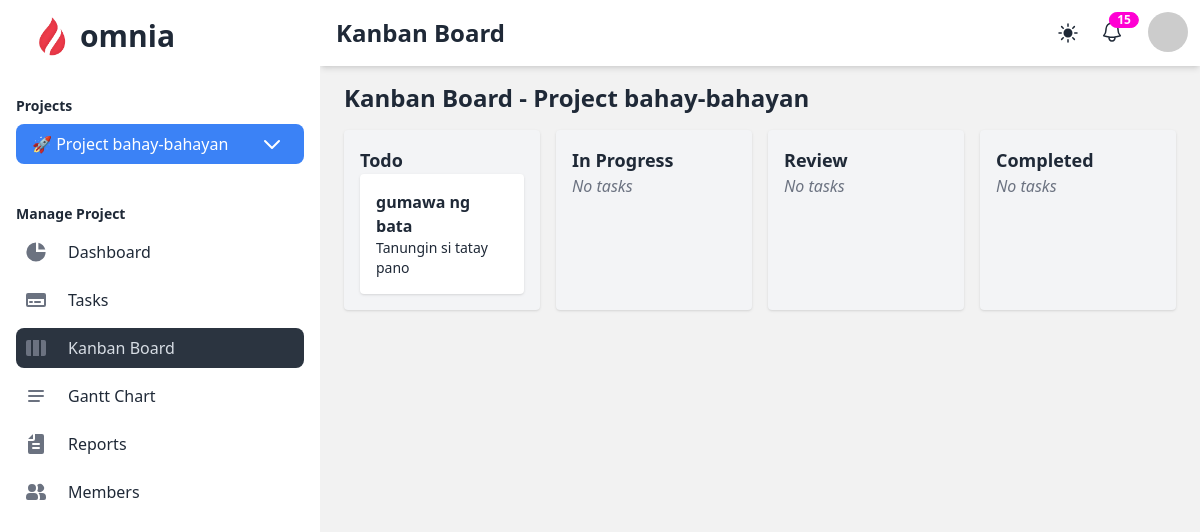
Before: /projects/kanban/ (signed in) with the older database file.
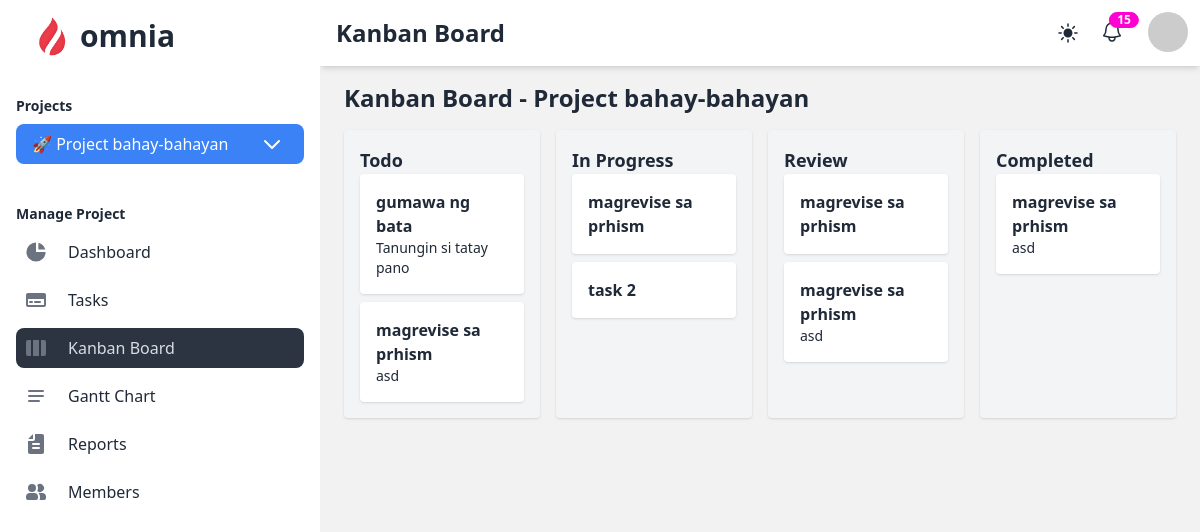
After: the same page with the newer database file.
### projects/models.py (models this page shows, shortened)
class Task(models.Model):
    STATUS_CHOICES = [
        ('todo', 'Todo'),
        ('in_progress', 'In Progress'),
        ('review', 'Review'),
        ('completed', 'Completed'),
    ]
    PRIORITY_CHOICES = [
        ('high', 'High'),
        ('medium', 'Medium'),
        ('low', 'Low'),
    ]
    name = models.CharField(max_length=255)
    description = models.TextField(blank=True, null=True)
    status = models.CharField(max_length=20, choices=STATUS_CHOICES, default='todo')
    priority = models.CharField(max_length=10, choices=PRIORITY_CHOICES, default='medium')
    start_date = models.DateField()
    end_date = models.DateField()
    created_at = models.DateTimeField(auto_now_add=True)
    project = models.ForeignKey('projects.Project', on_delete=models.CASCADE, related_name='tasks')
    assigned_members = models.ManyToManyField(settings.AUTH_USER_MODEL, related_name='tasks')

### projects/views.py (the view)
# urls.py: path('kanban/', views.kanban_board, name='kanban_board'),
@login_required
def kanban_board(request):
    project_id = request.session.get('current_project_id')
    if not project_id:
        return HttpResponseForbidden("No project selected.")
    project = Project.objects.get(id=project_id)
    tasks = project.tasks.all()
    tasks_by_status = {
        'todo': tasks.filter(status='todo'),
        'in_progress': tasks.filter(status='in_progress'),
        'review': tasks.filter(status='review'),
        'completed': tasks.filter(status='completed'),
    }
    return render(request, 'projects/kanban_board.html', {'project': project, 'tasks_by_status': tasks_by_status})

### projects/context_processors.py (called while the page is built)
def user_projects(request):
    if request.user.is_authenticated:
        projects = Project.objects.filter(owner=request.user)
        return {'user_projects': projects}
    return {}

### projects/templatetags/custom_filters.py (called while the page is built)
@register.filter
def replace_underscore(value):
    return value.replace('_', ' ')

@register.filter
def get_item(value, key):
    for item in value:
        if item.id == int(key):
            return item
    return None

### projects/templates/projects/kanban_board.html (shortened to what this page needs)
{% extends 'project_base.html' %}
{% load custom_filters %}
{% block heading %}Kanban Board{% endblock %}
{% block content %}
<h1 class="text-2xl font-bold mb-4">Kanban Board - {{ project.name }}</h1>
<div id="kanban-board" class="grid grid-cols-4 gap-4">
    {% for status, tasks in tasks_by_status.items %}
        <div class="kanban-column bg-gray-100 p-4 rounded shadow" data-status="{{ status }}">
            <h2 class="text-lg font-bold capitalize">{{ status|replace_underscore }}</h2>
            <div class="kanban-tasks space-y-2">
                {% for task in tasks %}
                    <div class="kanban-task bg-white p-4 rounded shadow cursor-pointer"
                         data-task-id="{{ task.id }}">
                        <p class="font-bold">{{ task.name }}</p>
                        <p class="text-sm">{{ task.description|truncatewords:10 }}</p>
                    </div>
                {% empty %}
                    <p class="text-gray-500 italic">No tasks</p>
                {% endfor %}
            </div>
        </div>
    {% endfor %}
</div>
{% endblock %}

Changed rows visible on the page:
added Task: name "magrevise sa prhism", description "asd", shown under "Todo"
added Task: name "magrevise sa prhism", shown under "In Progress"
added Task: name "task 2", shown under "In Progress"
added Task: name "magrevise sa prhism", shown under "Review"
added Task: name "magrevise sa prhism", description "asd", shown under "Review"
added Task: name "magrevise sa prhism", description "asd", shown under "Completed"
Other visible differences:
list line gone: "No tasks"
